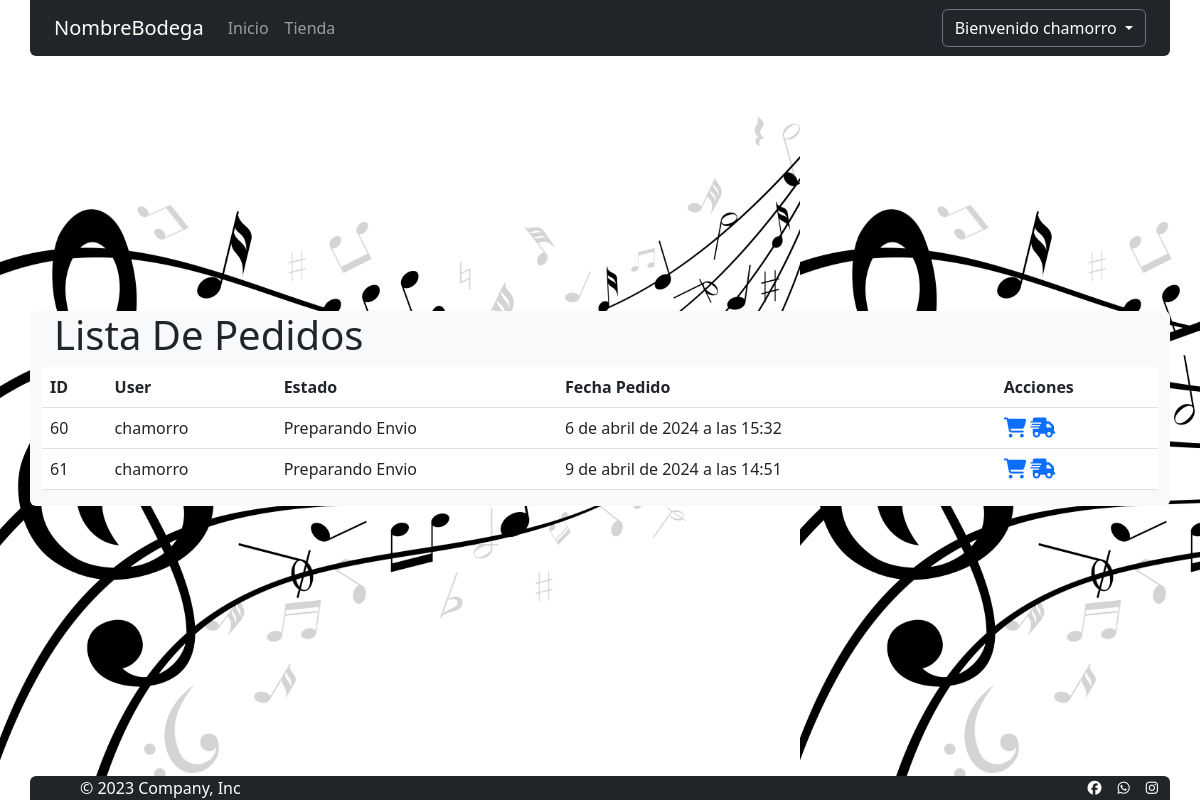
The app's page /administradores/listaPedidos/ (signed in), older data.
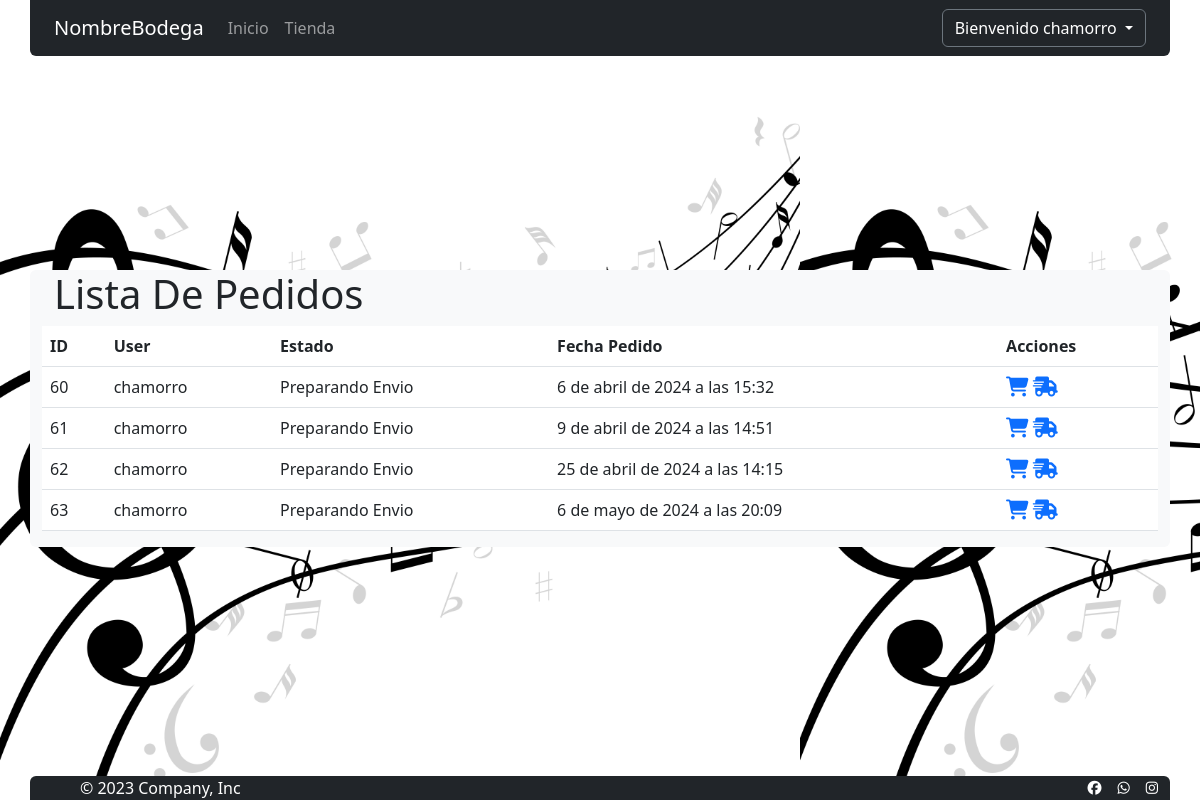
The same page, newer data.
### pedidos/models.py (models this page shows, shortened)
class Pedido(models.Model):
    user=models.ForeignKey(User,on_delete=models.CASCADE)
    estado=models.CharField(max_length=50,default="Preparando Envio")
    created_at=models.DateTimeField(auto_now_add=True)
    class Meta:
        db_table='pedido'
        verbose_name='pedido'
        verbose_name_plural='pedidos'
        ordering=['id']

### administradores/views.py (the view)
# urls.py: path('listaPedidos/', listaPedidos, name="listaPedidos"),
@login_required(login_url='Home')
def listaPedidos(request):
    for grupo in request.user.groups.all():
        if grupo.name == 'admins':
            lpedido=Pedido.objects.all()
            return render(request,'listaPedidos.html',{"Pedido":lpedido})
    return redirect('Home')

### carro/context_processor.py (called while the page is built)
def importe_total_carro(request):
    carro = Carro(request)
    total=0
    if request.user.is_authenticated:
        for key,value in request.session["carro"].items():
            total=total+(float(value["precio"]))
    else:
       total="Debes hacer login"
    return {"importe_total_carro":total}

### administradores/templates/listaPedidos.html (shortened to what this page needs)
{% extends "base.html" %}
{% load static %}
{% block styles %}
<link href="{% static 'administradores/css/style.css' %}" rel="stylesheet" type="text/css">
{% endblock styles %}
{% block contenido %}
<div class="container">
    <div class="row">
       <H1>
        Lista De Pedidos
       </H1>
        <table class="table table-responsive">
            <thead>
                <tr>
                    <th>ID</th>
                    <th>User</th>
                    <th>Estado</th>
                    <th>Fecha Pedido</th>
                    <th>Acciones</th>
                </tr>
            </thead>
            <tbody>
                {% for disco in Pedido %}
                <tr>
                    <td>{{ disco.id }}</td>
                    <td>{{ disco.user }}</td>
                    <td>{{ disco.estado }}</td>
                    <td>{{ disco.created_at }}</td>
                    <td>
                        <a class="text-decoration-none" title="Ver Productos" href="{% url 'listaLineaPedidos' disco.id  %}">
                            <i class="fa-solid fa-cart-shopping fa-lg"></i>
                        </a>
                        <a class="text-decoration-none" title="Cambiar estado" href="{% url 'listaLineaPedidos' disco.id  %}">
                            <i class="fa-solid fa-truck-fast fa-lg"></i>
                        </a>
                    </td>
                </tr>
                {% endfor %}
            </tbody>
        </table>
    </div>
</div>
{% endblock %}

### inicio/templates/base.html (shortened to what this page needs)
<!DOCTYPE html>
<html lang="es">
  <head>
  {% load static %}
    <link href="{% static 'fontawesomefree/css/fontawesome.css' %}" rel="stylesheet" type="text/css">
    <link href="{% static 'fontawesomefree/css/brands.css' %}" rel="stylesheet" type="text/css">
    <link href="{% static 'fontawesomefree/css/solid.css' %}" rel="stylesheet" type="text/css">
      <link href="https://cdn.jsdelivr.net/npm/bootstrap@5.3.0-alpha3/dist/css/bootstrap.min.css" rel="stylesheet">
      <link href="{% static 'base/css/style.css' %}" rel="stylesheet">
      {% block styles %}
      {% endblock styles %}
    </head>
<body class="bg-secondary">
    <header class="container bg-dark rounded-bottom">
        {% include 'navbar.html' %}
    </header>
    <main class="container bg-light rounded ">
      {% block contenido %}
      {% endblock contenido %}
    </main>
    <footer class="container bg-dark rounded-top mt-3">
      {% include 'footer.html' %}
    </footer>
</body>
</html>

### inicio/templates/navbar.html (shortened to what this page needs)
<nav class="navbar navbar-expand-lg navbar-dark bg-dark" aria-label="Eighth navbar example">
  <div class="container">
      <a class="navbar-brand" href="{% url 'Home' %}">NombreBodega</a>
      <div class="collapse navbar-collapse" id="navbarsExample07">
          <ul class="navbar-nav me-auto mb-2 mb-lg-0">
              <li class="nav-item">
                  {% if  request.get_full_path  == '/' %}
                  <a class="nav-link active" aria-current="page" href="{% url 'Home' %}">Inicio</a>
                  {% else %}
                  <a class="nav-link" href="{% url 'Home' %}">Inicio</a>
                  {% endif %}
              </li>
              <li class="nav-item">
                  {% if  request.get_full_path  == '/tienda/' or '/tienda/formato/1/' == request.get_full_path or  '/tienda/formato/2/' == request.get_full_path or '/tienda/formato/3/' == request.get_full_path or  '/tienda/formato/4/' == request.get_full_path %}
                  <a class="nav-link active" aria-current="page" href="{% url 'Tienda' %}">Tienda</a>
                  {% else %}
                  <a class="nav-link" href="{% url 'Tienda' %}">Tienda</a>
                  {% endif %}
              </li>
          </ul>
          {% if request.user.is_authenticated %}
          <div class="dropdown ml-auto">
              <button class="btn btn-secondary bg-dark text-white dropdown-toggle" type="button"
                  data-bs-toggle="dropdown" aria-expanded="false">
                  Bienvenido {{ user.username }}
              </button>
          </div>
          {% else %}
          <a class="nav-link text-white " href="{% url 'Registro' %}">&nbsp; Crear Cuenta</a>
          <a class="nav-link text-white " href="{% url 'Login' %}">&nbsp; Iniciar Sesión</a>
          {% endif %}
      </div>
  </div>
</nav>

### inicio/templates/footer.html
<div class="row">
  <div class="col-md-8 d-flex align-items-center">
    <a href="/" class="mb-3 me-2 mb-md-0 text-body-secondary text-decoration-none lh-1">
      <svg class="bi" width="30" height="24"><use xlink:href="#bootstrap"></use></svg>
    </a>
    <span class="mb-3 mb-md-0 text-white">© 2023 Company, Inc</span>
  </div>
  <div class="col-md-4 d-flex justify-content-end">
    <ul class="nav list-unstyled d-flex">
      <li class="ms-3"><a class="text-white" href="#">
        <i class="fa-brands fa-facebook fa-beat-fade fa-sm" style="color: #ffffff;"></i></a></li>
      <li class="ms-3"><a class="text-white" href="#">
        <i class="fa-brands fa-whatsapp fa-beat-fade fa-sm" style="color: #ffffff;"></i></a></li>
      <li class="ms-3"><a class="text-white" href="#">
        <i class="fa-brands fa-instagram fa-beat-fade fa-sm" style="color: #ffffff;"></i></a></li>
    </ul>
  </div>
</div>

### inicio/static/css/style.css (style rules this page uses)
html { height: 100%; }
body { display: flex; flex-direction: column; justify-content:space-between; background-image: url("background.jpg"); background-size: contain; background-repeat: repeat; width:100%; height: 100vh; }

Row changes from the older to the newer data that the page shows:
added Pedido: id "62", user "chamorro", estado "Preparando Envio", created_at "25 de abril de 2024 a las 14:15"
added Pedido: id "63", user "chamorro", estado "Preparando Envio", created_at "6 de mayo de 2024 a las 20:09"
